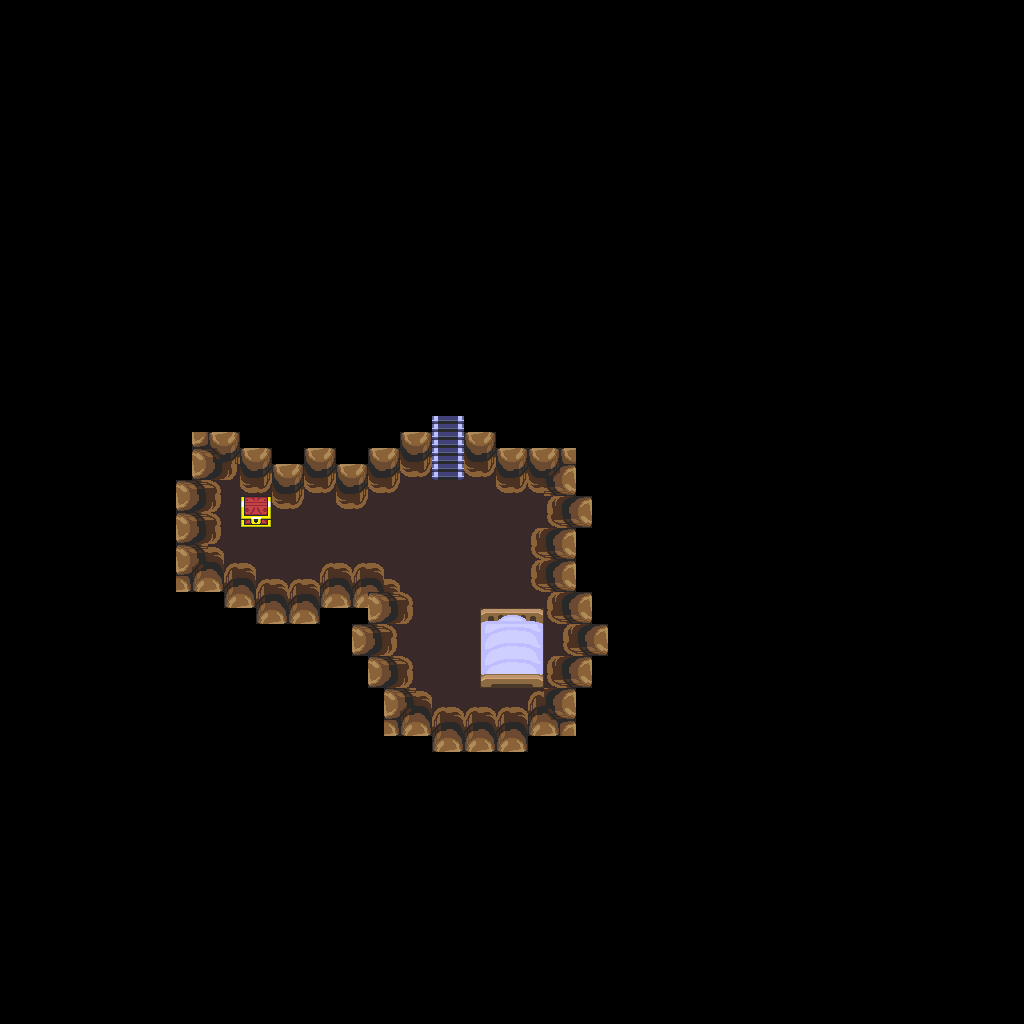

A level layout from a 2D game, rendered from its tile map. Below: a short description, then the map file with tile-grid data replaced by summaries:
An orthogonal 64x64 tile map with 16x16 px tiles, 1 tile layer (base), 1 hidden layer not drawn and 3 objects.

<map version="1.10" tiledversion="1.12.1" orientation="orthogonal" renderorder="right-down" width="64" height="64" tilewidth="16" tileheight="16" infinite="0" nextlayerid="3" nextobjectid="4">
 <tileset firstgid="1" source="../classiciphone_pics4.tsx" />
 <layer id="1" name="base" width="64" height="64">
  <data>[4096 cells, 4096 non-empty, 47 distinct tile ids]</data>
 </layer>
 <layer id="2" name="collision" width="64" height="64" visible="0">
  <properties><property name="collision" value="true" /></properties>
  <data>[4096 cells, 3932 non-empty, 1 distinct tile ids]</data>
 </layer>
 <objectgroup id="3" name="npcs">
  <object id="1" x="512.0" y="464.0" width="16" height="16">
   <properties>
    <property name="gani" value="hackbarrel.png" />
    <property name="script" type="string">-- Auto-converted from GraalScript
-- // NPC made by Luda Grimm (LAT)
-- if (created) {
end
-- if (playertouchsme) {
end</property>
   </properties>
  </object>
  <object id="2" x="496.0" y="480.0" width="16" height="16">
   <properties>
    <property name="gani" value="hackbarrel.png" />
    <property name="script" type="string">-- Auto-converted from GraalScript
-- // NPC made by Luda Grimm (LAT)
-- if (created) {
end
-- if (playertouchsme) {
end</property>
   </properties>
  </object>
  <object id="3" x="480.0" y="608.0" width="16" height="16">
   <properties>
    <property name="script" type="string">-- Auto-converted from GraalScript
-- [CLIENT-SIDE — server no-op]
-- if (playertouchsme) {
-- say2 Take my treasure,#bI have no need for it.;}
-- 
-- 
-- //#CLIENTSIDE;
-- if (created) {
-- // Initialize the attributes
-- showcharacter;
-- setcharprop #3,head951.png;
-- setcharprop #C0,orange;
-- setcharprop #C1,white;
-- setcharprop #C2,blue;
-- setcharprop #C3,red;
-- setcharprop #C4,black;
-- setcharprop #2,shield1.gif;
-- shieldpower = 1;
-- dir = 2;
-- sprite=38;
-- x=30.5;
-- y=38;
-- }</property>
   </properties>
  </object>
 </objectgroup>
</map>
